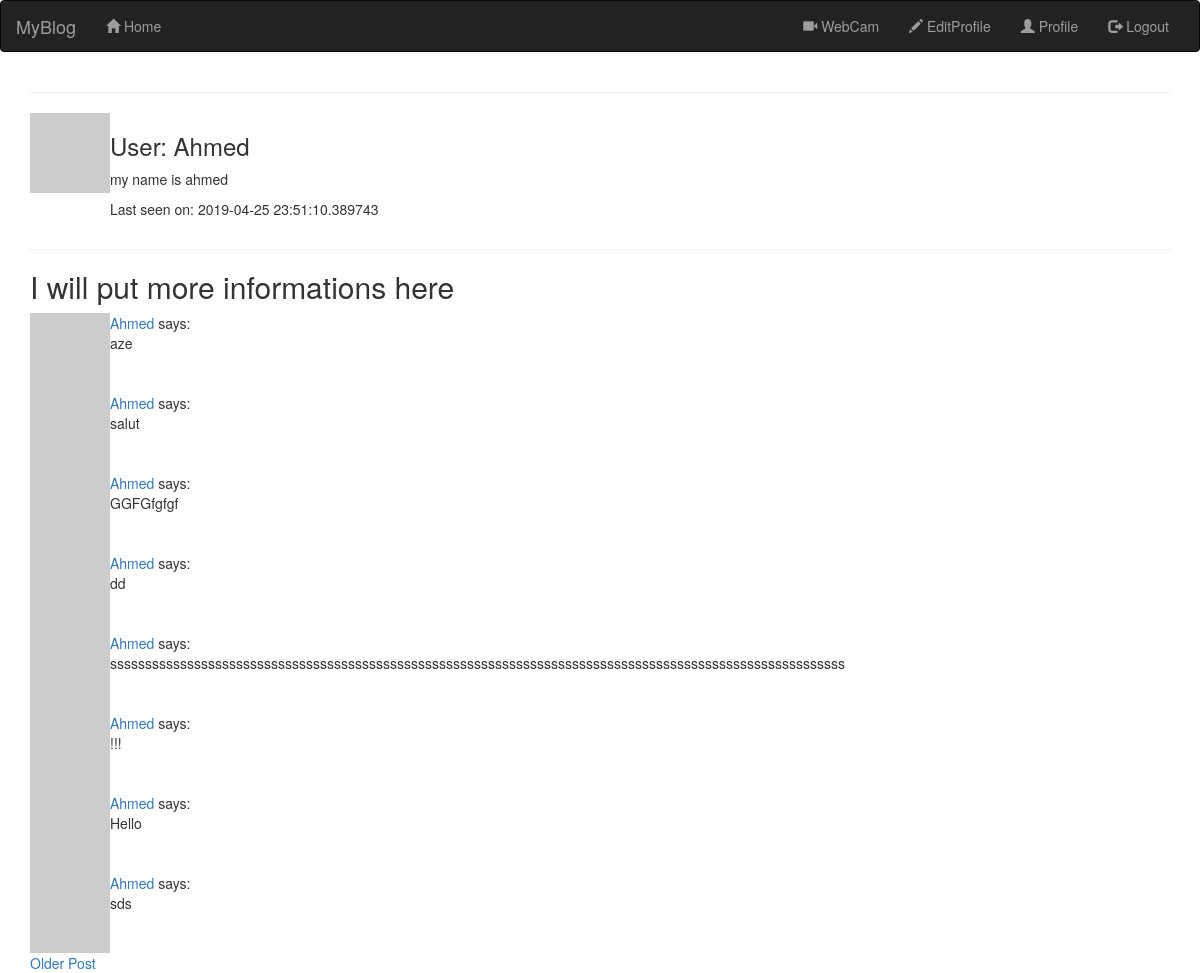
The app's page /user/Ahmed (signed in), older data.
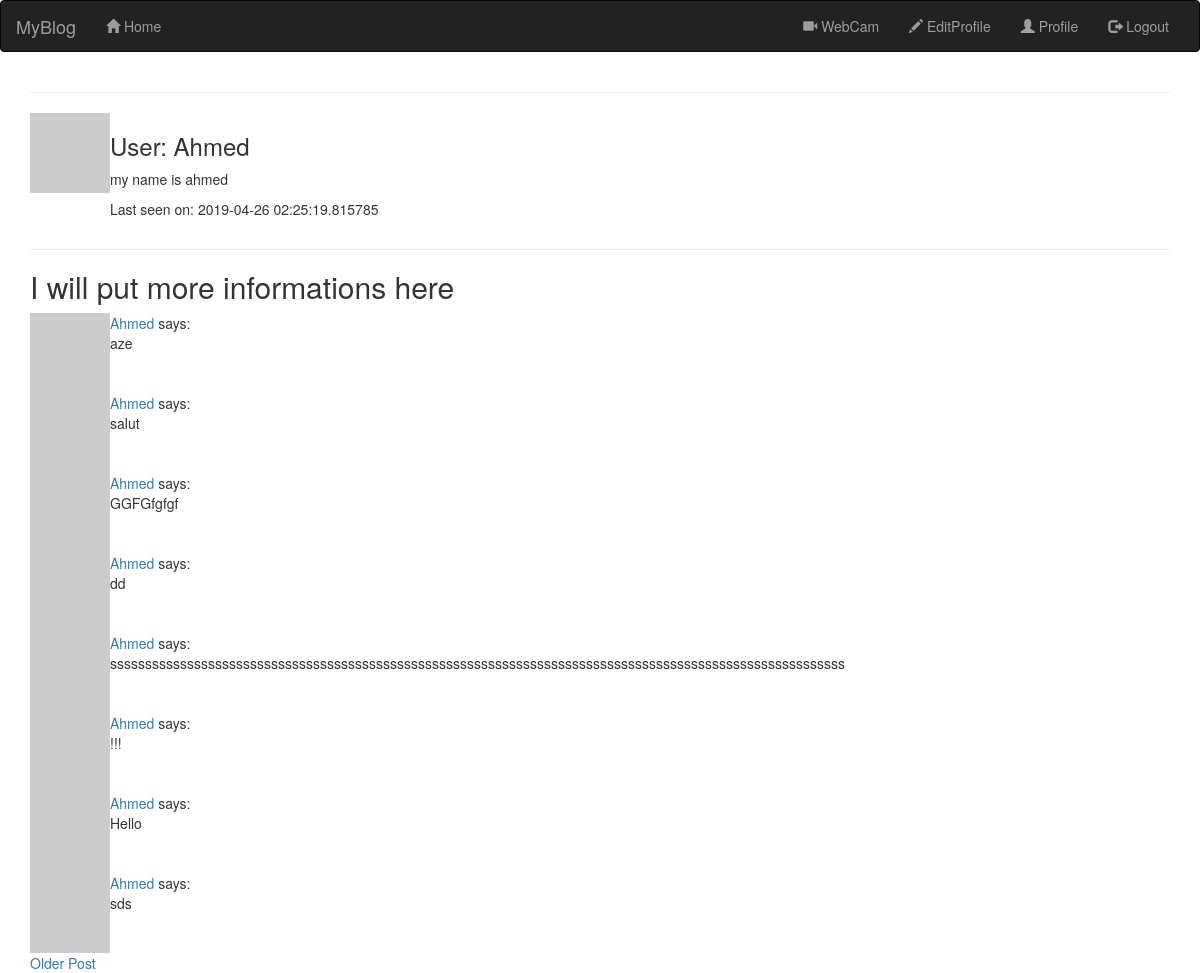
The same page, newer data.
### app/models.py (models this page shows, shortened)
class User(UserMixin, db.Model):
    __tablename__ = 'USERS'
    id = db.Column(db.Integer, primary_key=True)
    username = db.Column(db.String(64), unique=True, index=True)
    email = db.Column(db.String(128), unique=True, index=True)
    password_hash = db.Column(db.String(128))  # holds a hash of the user password
    role_id = db.Column(db.Integer, db.ForeignKey('ROLES_.id'))
    posts = db.relationship('Post', backref='user', lazy='dynamic')
    about_me = db.Column(db.String(140))   # about me
    last_seen = db.Column(db.DateTime, default=datetime.utcnow)
    def avatar(self, size):
        digest = md5(self.email.lower().encode('utf-8')).hexdigest()
        return 'https://www.gravatar.com/avatar/{}?d=identicon&s={}'.format(
            digest, size)

class Post(db.Model):
    __tablename__ = "POSTS"                # the table name
    id = db.Column(db.Integer, primary_key=True)
    body = db.Column(db.String(140))
    timestamp = db.Column(db.DateTime, index=True, default=datetime.utcnow)
    user_id = db.Column(db.Integer, db.ForeignKey('USERS.id'))

### app/routes.py (the view)
@App.route('/user/<username>')
@login_required       # only for logged in users
def user(username):
    user_porfile = User.query.filter_by(username=username).first_or_404()  # the first ( = exist 'username' ) or
    posts = [
        {'author': user_porfile, 'body': 'Test post #1'},
        {'author': user_porfile, 'body': 'Test post #2'}
    ]
    page = request.args.get('page', 1, type=int)
    my_posts = user_porfile.posts.order_by(Post.timestamp.desc()).paginate(page, App.config['POSTS_PER_PAGE'],False)
    next_url = url_for('user', username=user_porfile.username, page=my_posts.next_num) if my_posts.has_next else None
    prev_url = url_for('user', username=user_porfile.username, page=my_posts.prev_num) if my_posts.has_prev else None
    return render_template('user.html', title="profile", user=user_porfile, posts=my_posts.items, next_url=next_url,
                           prev_url=prev_url)

### app/models.py (called while the page is built)
@login.user_loader     # register
def load_user(id_):    # load the user id function
    return User.query.get(int(id_))

### app/routes.py (called while the page is built)
@App.before_request
def before_request():
    if current_user.is_authenticated:
        current_user.last_seen = datetime.utcnow()
        db.session.commit()

### app/templates/user.html (shortened to what this page needs)
{% extends "base_boots.html" %}
{% block app_content %}
<hr>
<table>
    <tr valign="top">
        <td><img src="{{user.avatar(128)}}"></td>
        <td>
            <h3> User: {{ user.username }} </h3>
            {% if user.about_me %}<p> {{ user.about_me }} </p>{% endif %}
            {% if user.last_seen %}<p> Last seen on: {{ user.last_seen }}</p>{% endif %}
        </td>
    </tr>
</table>
    <hr>
<h2 > I will put more informations here</h2>
{% for post in posts%}
        {%include '_post.html' %}
    {% endfor %}
{% if next_url %}
<a href="{{next_url}}"> Older Post </a>
{% endif %}
{% endblock %}

### app/templates/base_boots.html (shortened to what this page needs)
{% extends 'bootstrap/base.html' %}
{% block head %}
{{ super() }}
{% endblock%}
{% block navbar %}
    <nav class="navbar navbar-inverse">
        <div class="container-fluid">
            <div class="navbar-header">
                <a class="navbar-brand" href="#">MyBlog</a>
            </div>
            <div class="collapse navbar-collapse" id="bs-example-navbar-collapse-1">
                <ul class="nav navbar-nav">
                    <li><a href="{{ url_for('index') }}"> <span class="glyphicon glyphicon-home"></span> Home</a></li>
                </ul>
                <ul class="nav navbar-nav navbar-right">
                    {% if current_user.is_anonymous %}
                    <li><a href="{{ url_for('login') }}"><span class="glyphicon glyphicon-log-in"></span> Login</a></li>
                    {% else %}
                    <li><a href="{{ url_for('camera') }}"><span class="glyphicon glyphicon-facetime-video"></span> WebCam</a></li>
                    <li><a href="{{ url_for('edit_profile') }}"> <span class=" 	glyphicon glyphicon-pencil"></span> EditProfile</a></li>
                    <li><a href="{{ url_for('user', username=current_user.username) }}"> <span class="glyphicon glyphicon-user"></span> Profile</a></li>
                    <li><a href="{{ url_for('logout') }}"> <span class="glyphicon glyphicon-log-out"></span> Logout</a></li>
                    {% endif %}
                </ul>
            </div>
        </div>
    </nav>
{% endblock %}
{% block content %}
    <div class="container">
        {% block app_content %}{% endblock %}
{% endblock %}

### app/templates/_post.html
<table class="tabel table-hover">
    <tr valign="top">
        <td width="45px">
            <a href="{{ url_for('user', username=post.user.username) }}">
                <img src="{{ post.user.avatar(45) }}"></a>
        </td>
        <td>
            <a href="{{ url_for('user', username=post.user.username) }}">
                 {{ post.user.username }}
                </a>
            says:<br>
            {{ post.body }}
        </td>
    </tr>
</table>

Row changes from the older to the newer data that the page shows:
changed User "Ahmed": last_seen "2019-04-25 23:51:10.389743" → "2019-04-26 02:25:19.815785"
